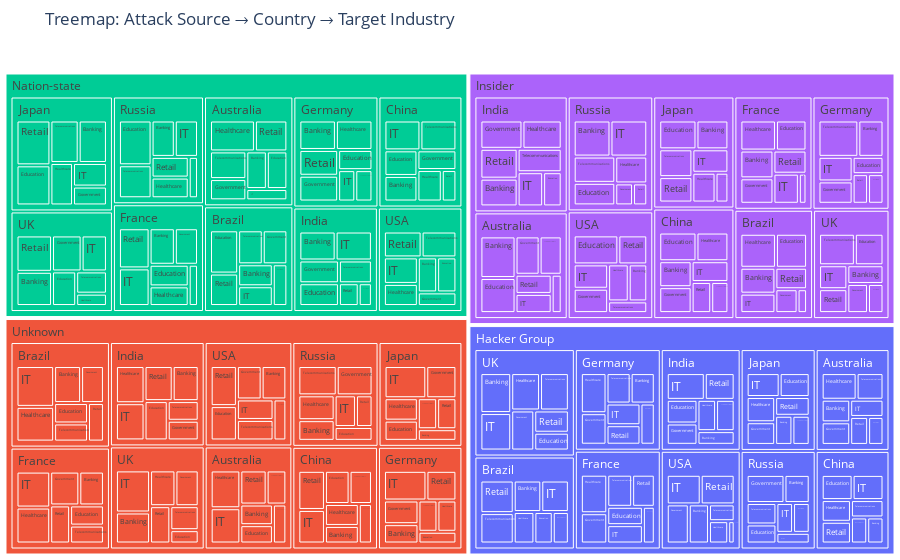

This figure's notebook cell:
### Code cell
fig = px.treemap(
    df_sunburst,
    path=['Attack Source', 'Country', 'Target Industry'],
    title='Treemap: Attack Source → Country → Target Industry',
    color='Attack Source'
)

fig.update_layout(margin=dict(t=50, l=0, r=0, b=0))
fig.show()

### Figure 1 — Plotly figure (JSON) as saved in the notebook; plotly's stock layout.template omitted (floating-point values rounded to 4 significant figures; data arrays with more than 128 entries replaced by an {"elided": "..."} marker saying what was removed)
{"data": [{"branchvalues": "total", "customdata": {"elided": "324x1 str values"}, "domain": {"x": [0, 1], "y": [0, 1]}, "hovertemplate": "labels=%{label}<br>count=%{value}<br>parent=%{parent}<br>id=%{id}<br>Attack Source=%{customdata[0]}<extra></extra>", "ids": {"elided": "324 str values"}, "labels": {"elided": "324 str values"}, "marker": {"colors": {"elided": "324 str values"}}, "name": "", "parents": {"elided": "324 str values"}, "type": "treemap", "values": {"elided": "324 int values"}}], "layout": {"legend": {"tracegroupgap": 0}, "margin": {"b": 0, "l": 0, "r": 0, "t": 50}, "title": {"text": "Treemap: Attack Source → Country → Target Industry"}}}
